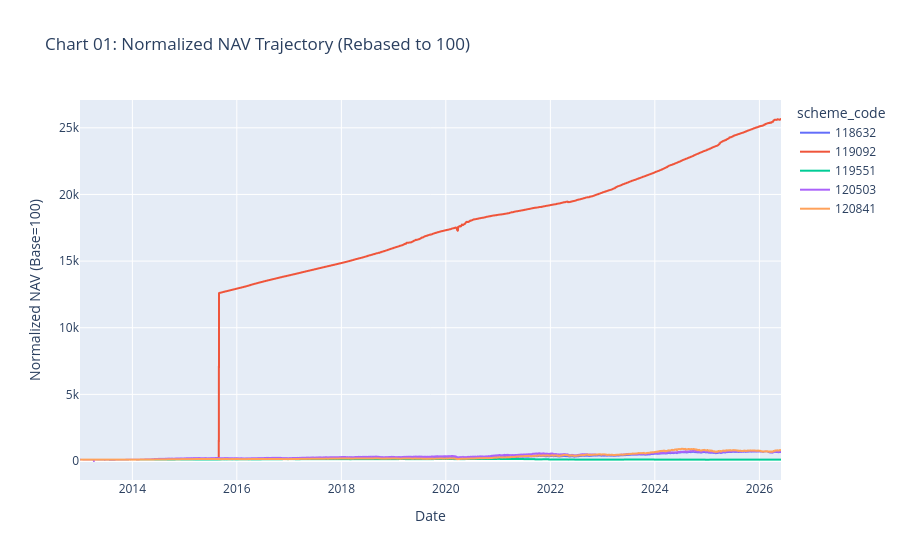
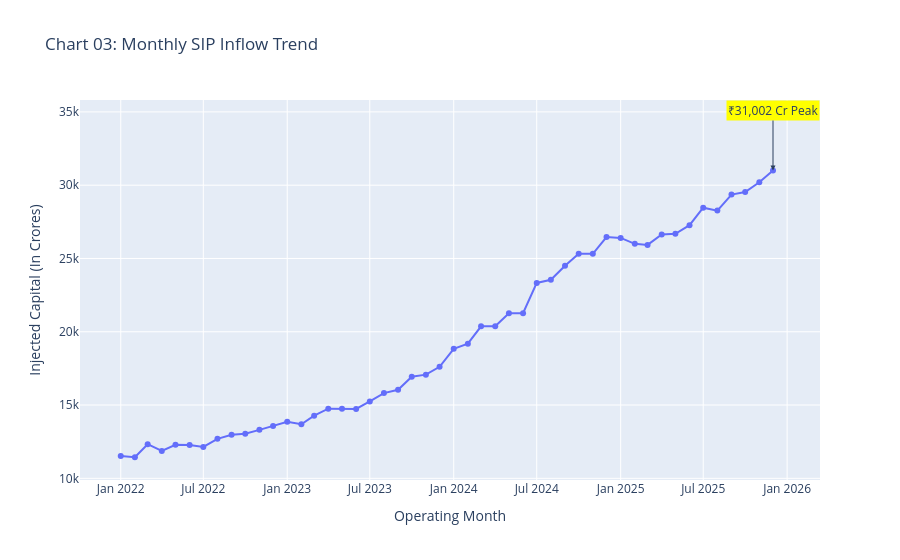

Source (notebook cell) for these figures, in order:
### Code cell
# Chart 01: Normalized NAV Trend
sampled_codes = [119551, 120503, 118632, 119092, 120841]
nav_id_col = 'scheme_code' if 'scheme_code' in fact_nav.columns else 'amfi_code'
df_nav_slice = fact_nav[fact_nav[nav_id_col].isin(sampled_codes)].copy()
df_nav_slice['date'] = pd.to_datetime(df_nav_slice['date'])
df_nav_slice = df_nav_slice.sort_values(['scheme_code', 'date'])
df_nav_slice['normalized_nav'] = (
    df_nav_slice.groupby('scheme_code')['nav']
    .transform(lambda x: x / x.iloc[0] * 100)
)

fig_nav = px.line(df_nav_slice, x='date', y='normalized_nav', color='scheme_code',
                 title='Chart 01: Normalized NAV Trajectory (Rebased to 100)')
fig_nav.update_layout(xaxis_title='Date', yaxis_title='Normalized NAV (Base=100)')
fig_nav.write_image(str(REPORTS_CHARTS_DIR / 'nav_trend.png'), width=1920, height=1080, scale=2)
fig_nav.show()

# Chart 02: AUM growth
plt.figure()
aum_hue = 'report_date' if 'report_date' in fact_aum.columns else None
sns.barplot(data=fact_aum, x='fund_house', y='aum_crore', hue=aum_hue, palette='viridis')
plt.xticks(rotation=45, ha='right')
plt.title('Chart 02: Institutional AUM Growth Metrics by AMC', fontweight='bold')
plt.xlabel('Asset Management House')
plt.ylabel('AUM Total Valuation (In Crores)')
plt.tight_layout()
plt.savefig(REPORTS_CHARTS_DIR / 'aum_growth.png', dpi=300, bbox_inches='tight')
plt.show()

# Chart 03: SIP trend + milestone annotation (₹31,002 Cr peak)
sip_df = fact_sip_inflows.sort_values('month').copy()
peak_idx = sip_df['sip_inflow_crore'].idxmax()
peak_date = sip_df.loc[peak_idx, 'month']
peak_value = sip_df.loc[peak_idx, 'sip_inflow_crore']
fig_sip = px.line(sip_df, x='month', y='sip_inflow_crore', title='Chart 03: Monthly SIP Inflow Trend',
                  markers=True)
fig_sip.add_annotation(x=peak_date, y=peak_value, text='₹31,002 Cr Peak', showarrow=True,
                       arrowhead=2, bgcolor='yellow', ax=0, ay=-60)
fig_sip.update_layout(xaxis_title='Operating Month', yaxis_title='Injected Capital (In Crores)')
fig_sip.write_image(str(REPORTS_CHARTS_DIR / 'sip_trend.png'), width=1920, height=1080, scale=2)
fig_sip.show()

# Chart 04: Category heatmap
pivot_inflow = clean_category_inflows.pivot(index='category', columns='month', values='net_inflow_crore')
plt.figure(figsize=(13, 6.8))
sns.heatmap(pivot_inflow, cmap='YlGnBu', annot=False, cbar_kws={'label': 'Net Cash Flow (Crores)'})
plt.title('Chart 04: Categorical Product Allocation Heatmap Matrix', fontweight='bold')
plt.xlabel('Operating Calendar Month')
plt.ylabel('Asset Class Classification')
plt.tight_layout()
plt.savefig(REPORTS_CHARTS_DIR / 'category_heatmap.png', dpi=300, bbox_inches='tight')
plt.show()

### Figure 1 — Plotly figure (JSON) as saved in the notebook; plotly's stock layout.template omitted (floating-point values rounded to 4 significant figures; data arrays with more than 128 entries replaced by an {"elided": "..."} marker saying what was removed)
{"data": [{"hovertemplate": "scheme_code=118632<br>date=%{x}<br>normalized_nav=%{y}<extra></extra>", "legendgroup": "118632", "line": {"color": "#636efa", "dash": "solid"}, "marker": {"symbol": "circle"}, "mode": "lines", "name": "118632", "showlegend": true, "type": "scattergl", "x": {"elided": "3298 str values"}, "xaxis": "x", "y": {"elided": "3298 float values"}, "yaxis": "y"}, {"hovertemplate": "scheme_code=119092<br>date=%{x}<br>normalized_nav=%{y}<extra></extra>", "legendgroup": "119092", "line": {"color": "#EF553B", "dash": "solid"}, "marker": {"symbol": "circle"}, "mode": "lines", "name": "119092", "showlegend": true, "type": "scattergl", "x": {"elided": "3565 str values"}, "xaxis": "x", "y": {"elided": "3565 float values"}, "yaxis": "y"}, {"hovertemplate": "scheme_code=119551<br>date=%{x}<br>normalized_nav=%{y}<extra></extra>", "legendgroup": "119551", "line": {"color": "#00cc96", "dash": "solid"}, "marker": {"symbol": "circle"}, "mode": "lines", "name": "119551", "showlegend": true, "type": "scattergl", "x": {"elided": "3236 str values"}, "xaxis": "x", "y": {"elided": "3236 float values"}, "yaxis": "y"}, {"hovertemplate": "scheme_code=120503<br>date=%{x}<br>normalized_nav=%{y}<extra></extra>", "legendgroup": "120503", "line": {"color": "#ab63fa", "dash": "solid"}, "marker": {"symbol": "circle"}, "mode": "lines", "name": "120503", "showlegend": true, "type": "scattergl", "x": {"elided": "3307 str values"}, "xaxis": "x", "y": {"elided": "3307 float values"}, "yaxis": "y"}, {"hovertemplate": "scheme_code=120841<br>date=%{x}<br>normalized_nav=%{y}<extra></extra>", "legendgroup": "120841", "line": {"color": "#FFA15A", "dash": "solid"}, "marker": {"symbol": "circle"}, "mode": "lines", "name": "120841", "showlegend": true, "type": "scattergl", "x": {"elided": "3301 str values"}, "xaxis": "x", "y": {"elided": "3301 float values"}, "yaxis": "y"}], "layout": {"legend": {"title": {"text": "scheme_code"}, "tracegroupgap": 0}, "title": {"text": "Chart 01: Normalized NAV Trajectory (Rebased to 100)"}, "xaxis": {"anchor": "y", "domain": [0.0, 1.0], "title": {"text": "Date"}}, "yaxis": {"anchor": "x", "domain": [0.0, 1.0], "title": {"text": "Normalized NAV (Base=100)"}}}}

### Figure 2 — Plotly figure (JSON) as saved in the notebook; plotly's stock layout.template omitted (floating-point values rounded to 4 significant figures)
{"data": [{"hovertemplate": "month=%{x}<br>sip_inflow_crore=%{y}<extra></extra>", "legendgroup": "", "line": {"color": "#636efa", "dash": "solid"}, "marker": {"symbol": "circle"}, "mode": "lines+markers", "name": "", "orientation": "v", "showlegend": false, "type": "scatter", "x": ["2022-01", "2022-02", "2022-03", "2022-04", "2022-05", "2022-06", "2022-07", "2022-08", "2022-09", "2022-10", "2022-11", "2022-12", "2023-01", "2023-02", "2023-03", "2023-04", "2023-05", "2023-06", "2023-07", "2023-08", "2023-09", "2023-10", "2023-11", "2023-12", "2024-01", "2024-02", "2024-03", "2024-04", "2024-05", "2024-06", "2024-07", "2024-08", "2024-09", "2024-10", "2024-11", "2024-12", "2025-01", "2025-02", "2025-03", "2025-04", "2025-05", "2025-06", "2025-07", "2025-08", "2025-09", "2025-10", "2025-11", "2025-12"], "xaxis": "x", "y": [11520.0, 11440.0, 12330.0, 11860.0, 12290.0, 12280.0, 12140.0, 12690.0, 12980.0, 13040.0, 13310.0, 13570.0, 13860.0, 13690.0, 14280.0, 14750.0, 14750.0, 14730.0, 15240.0, 15810.0, 16040.0, 16930.0, 17070.0, 17610.0, 18840.0, 19190.0, 20370.0, 20370.0, 21260.0, 21260.0, 23330.0, 23550.0, 24510.0, 25320.0, 25320.0, 26460.0, 26400.0, 26000.0, 25930.0, 26630.0, 26690.0, 27270.0, 28460.0, 28260.0, 29360.0, 29530.0, 30200.0, 31000.0], "yaxis": "y"}], "layout": {"annotations": [{"arrowhead": 2, "ax": 0, "ay": -60, "bgcolor": "yellow", "showarrow": true, "text": "₹31,002 Cr Peak", "x": "2025-12", "y": 31000.0}], "legend": {"tracegroupgap": 0}, "title": {"text": "Chart 03: Monthly SIP Inflow Trend"}, "xaxis": {"anchor": "y", "domain": [0.0, 1.0], "title": {"text": "Operating Month"}}, "yaxis": {"anchor": "x", "domain": [0.0, 1.0], "title": {"text": "Injected Capital (In Crores)"}}}}
